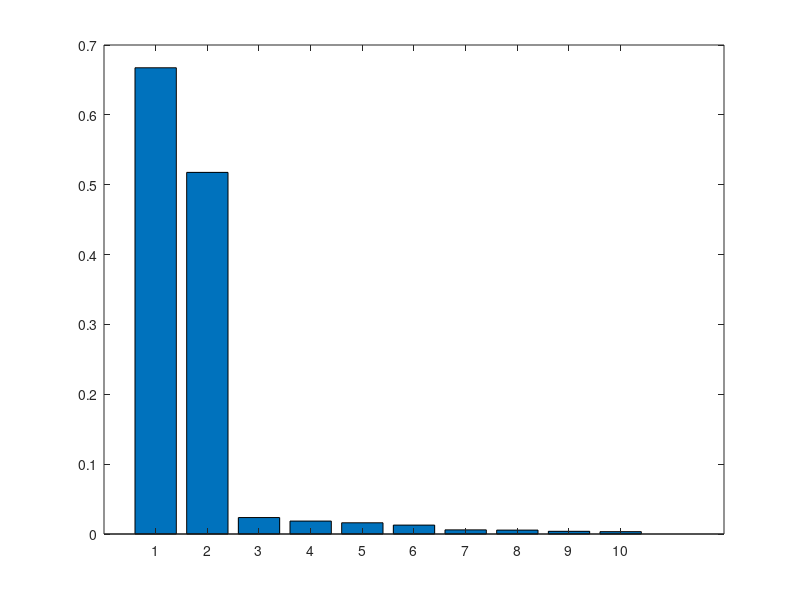

This chart was generated by the following MATLAB code: (Note: this script raises an error after producing the figure.)
% This file contains total order Sobol' indices
% with error bars coming from bootstrapping.
% to select the most important ones to display,
% set sortFlag = 1 and set nn to be the number
% of inputs to display.
sortFlag = 1;
nn = 10;
Means = [
  6.6740161963761280e-01
  5.1765845815782119e-01
  1.6059473179039226e-02
  2.3552730131928070e-02
  5.5835395013385681e-03
  5.9153749390998215e-03
  1.8499781226904950e-02
  1.2737718149433554e-02
  3.3723793323129797e-03
  3.8595903335952599e-03
];
Stds = [
  1.1514674467821012e-02
  6.0424307493914843e-03
  6.1891812249610769e-03
  2.1921546296517994e-02
  3.5342419954870080e-03
  4.8440320042136796e-03
  2.9533031508127972e-02
  8.5695801252937322e-03
  2.8864021434086965e-03
  4.2532980898010581e-03
];
  Str = {'P34','P33','P3','P35','P9','P5','P30','P29','P31','P18'};
hold off
if (sortFlag == 1)
  [Means, I2] = sort(Means,'descend');
  Stds = Stds(I2);
  I2 = I2(1:nn);
  Means = Means(1:nn);
  Stds = Stds(1:nn);
  Str  = Str(I2);
end
ymin = min(Means-Stds);
if ymin < 0 
    ymin = 0;
end;
ymax = max(Means+Stds);
h2 = 0.05 * (ymax - ymin);
bar(Means,0.8);hold on;
for i=1:10
    errorbar(i,Means(i),Stds(i),'LineWidth',1,'Color',[0 0 0]);
end
set(gca,'linewidth',2)
set(gca,'fontweight','bold')
set(gca,'fontsize',12)
grid on
box on
axis([0  nn+1 ymin ymax])
set(gca,'XTickLabel',Str);
ylim([0 0.7]);
title('Total Order Sobol Indices (with bootstrap)','FontWeight','bold','FontSize',12)
ylabel('Total Order Sobol Index (Normalized)','FontWeight','bold','FontSize',12)
hold off
